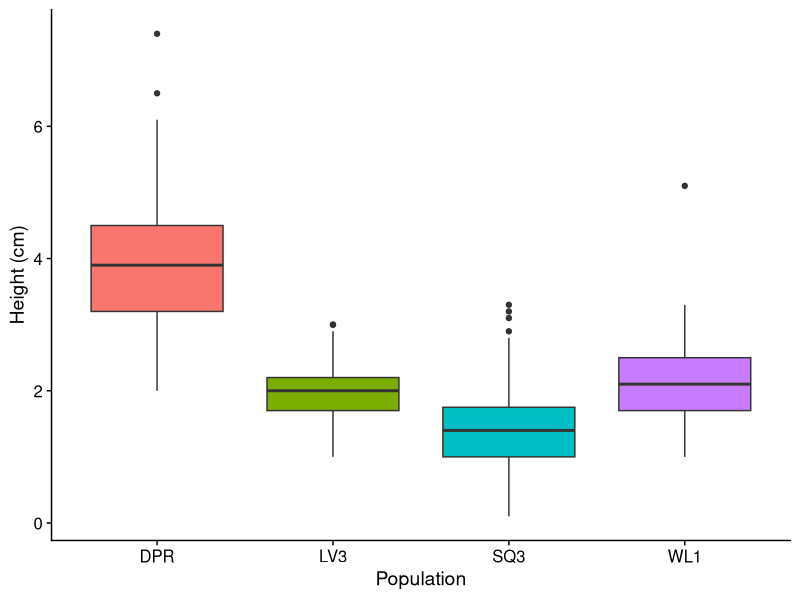
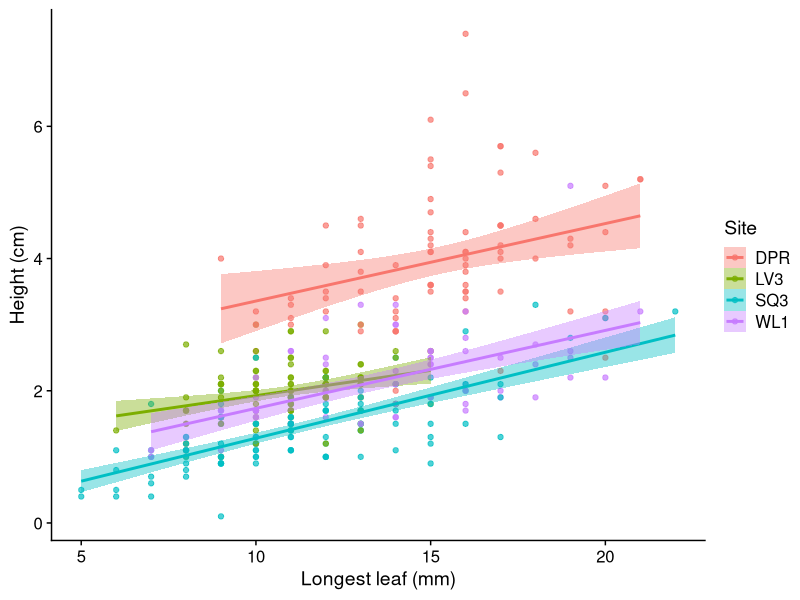
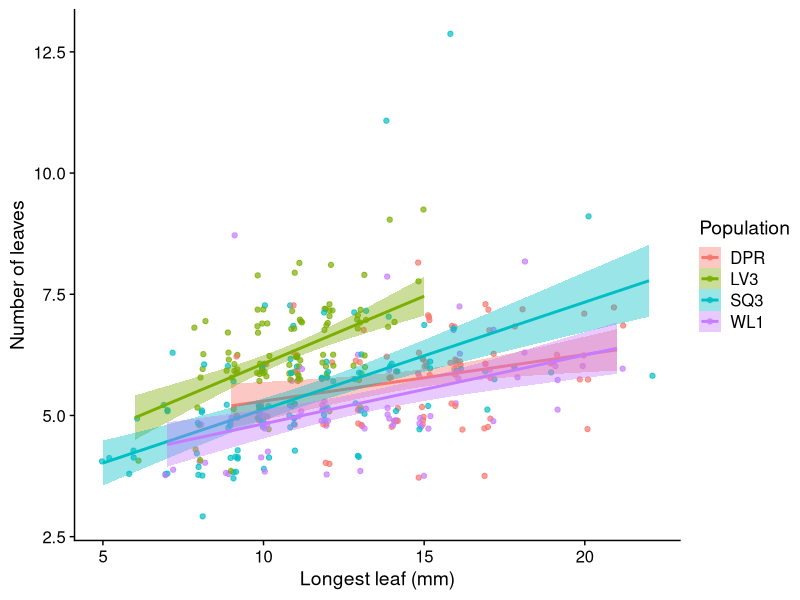
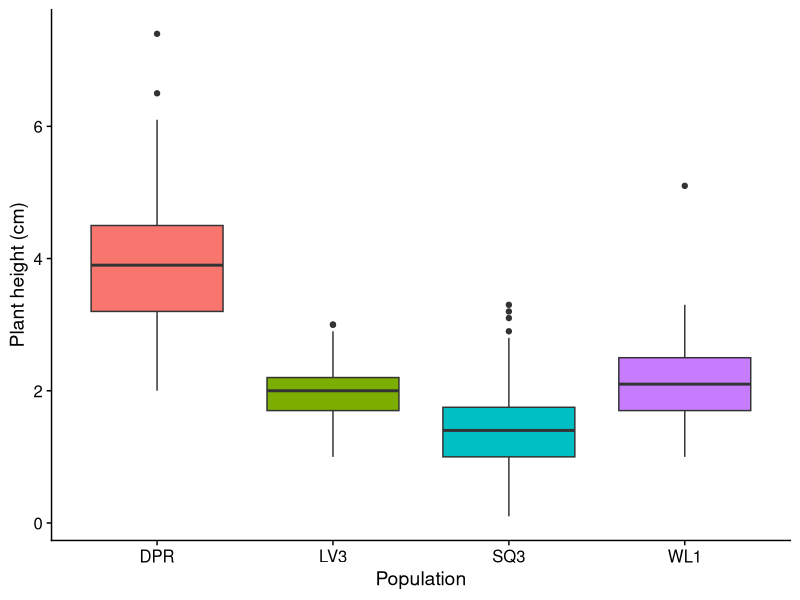
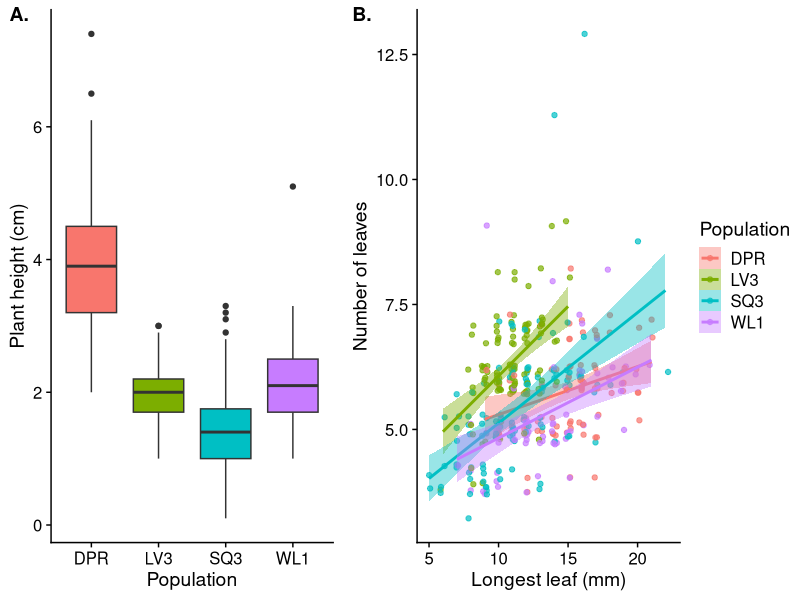
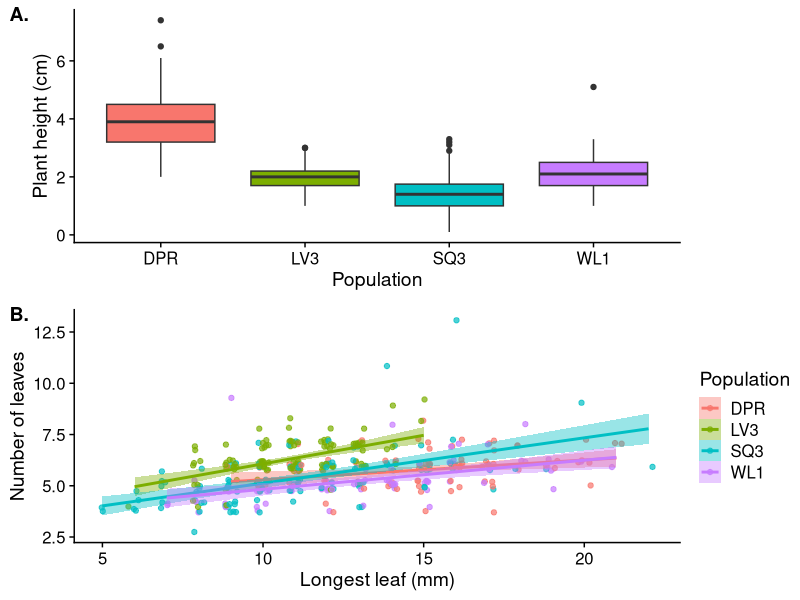
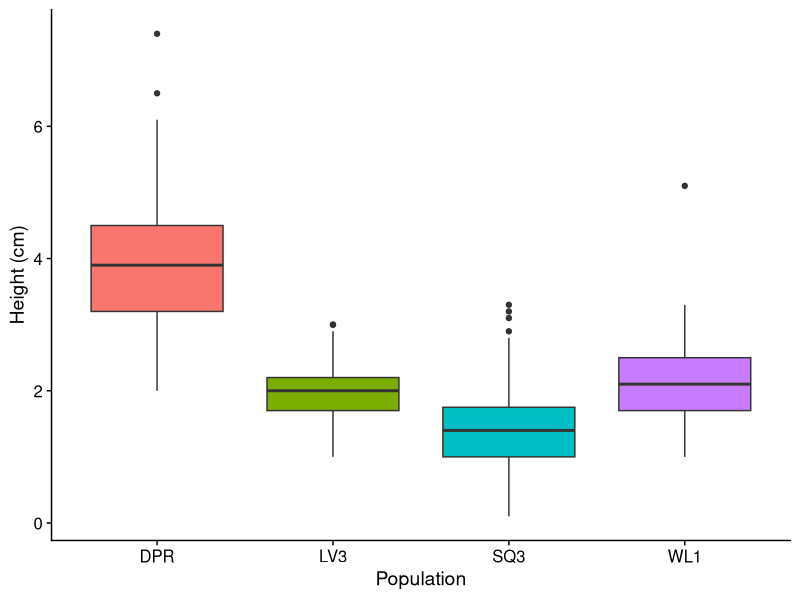
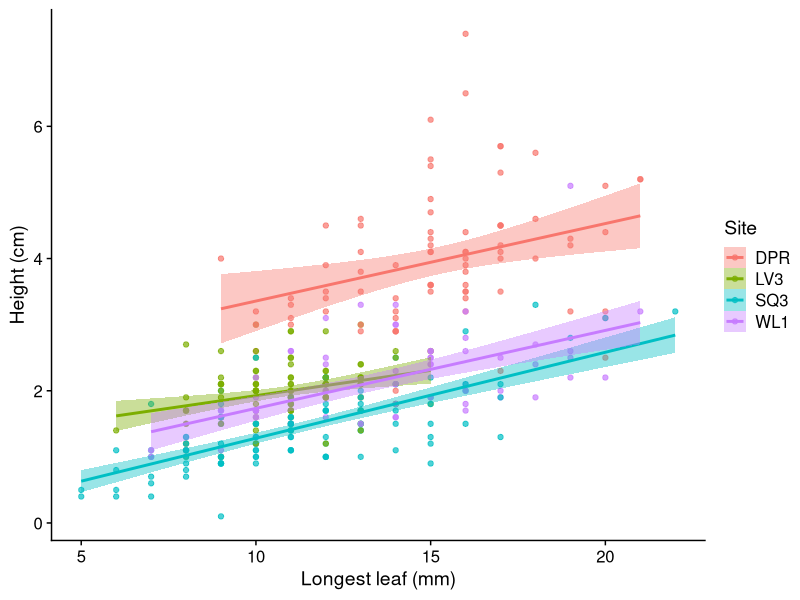

Write the R code that produced these figures, in order. (Note: this script raises an error after producing the figures.)
# Saving your plots and tables
library(tidyverse)
library(cowplot)
library(xtable)
library(broom)

theme_set(theme_cowplot())

d = read_csv("data/clean_vern.csv")

summary(d)
# I'll run some examples with the vernalization data 

# Saving dataframes ----

# How often you save dataframes is up to you, and will depend on the project. 
# I would generally save dataframes coming out of my data prep script. These might be the files I end up publishing with my paper. 
# If I need data in different formats for different analyses, there will be multiple dataframes out of that step. 
# In my opinion, it's good practice to consolidate the steps where you alter your data and save just a few master data frames, instead of, say, writing out new csvs each time you add variables or filter observations. 



# Saving plots ----
# (and making multipanel plots)

# When you're making plots, I really recommend writing the save step into your code. It saves you clicking and as you make edits to either your data or plot code it's easy to always create updated output. It also prevents having a pileup of old stuff by reusing the same file name each time.

# Make a plot of plant height by population:
ggplot(d) +
  geom_boxplot(aes(x = site, y = height_cm, fill = site)) +
  guides(fill = FALSE) +
  labs(x = "Population", y = "Height (cm)")
# I use the ggsave command, you can change the file output type, dimensions etc.
# It will either save the last plot made, or a plot object if you specify one (I'll show that below)
ggsave("plots/height_pop.pdf", height = 4, width = 4, dpi = 72)
# To get the dimensions right, I just try different values and look at the result (the saved file) until I like the ratio of the axes and the text is an appropriate size. 
# This usually results in a size that journals can work with, but if they're really picky, you can specify the size they want and adjust the text, point size, etc in the plot code.

# Make a  plot of plant height vs. length of longest leaf
ggplot(d, aes(x = longest_leaf_mm, y = height_cm, color = site, fill = site)) +
  geom_point(alpha = 0.7) +
  geom_smooth(method = "lm") +
  labs(x = "Longest leaf (mm)", y = "Height (cm)", color = "Site", fill = "Site")
# I use the ggsave command, you can change the file output type, dimensions etc.
# It will either save the last plot made, or a plot object if you specify one
ggsave("plots/height_leaf.pdf", height = 4, width = 5, dpi = 72)


# If you want to make a multipanel plot, save panels as objects
p1 = ggplot(d, aes(x = longest_leaf_mm, y = number_true_leaves, color = site, fill = site)) +
  # jitter a bit to show more points
  geom_jitter(alpha = 0.7, width = 0.2, height = 0.3) +
  geom_smooth(method = "lm") +
  labs(x = "Longest leaf (mm)", y = "Number of leaves", color = "Population", fill = "Population")
# To see a plot that you've put into an object, need to run object name
p1

p2 = ggplot(d, aes(x = site, y = height_cm, fill = site)) +
  # jitter a bit to show more points
  geom_boxplot() +
  guides(fill = FALSE) +
  labs(x = "Population", y = "Plant height (cm)", color = "Site")
p2

plot_grid(p2, p1, labels = c("A.", "B."), rel_widths = c(0.75, 1))
ggsave("plots/size_by_pop.pdf", height = 4, width = 9)

# Can also plot vertically
plot_grid(p2, p1, labels = c("A.", "B."), rel_widths = c(0.75, 1), ncol = 1, align = "v", axis = "lr")
ggsave("plots/size_by_pop_vert.pdf", height = 7, width = 5)

# cowplot has tons of handy functionality I won't describe here, but I recommend checking it out


# Saving tables ----

# You can make and arrange non-statistical tables in R, i.e., if we wanted geographic information and sample sizes:
pops = d %>% 
  group_by(site, lat, long, elev_m) %>% 
  summarize(N = n()) %>% 
  arrange(elev_m) %>% 
  rename(Population = site, Latitude = lat, Longitude = long, "Elevation (m)" = elev_m) %>% 
  ungroup() %>% 
  mutate_at(c("Latitude", "Longitude"), round, 3)
pops
write_csv(pops, "tables/pops.csv")

# That csv can be pasted into ms
# Or, if you are using latex:
# Need one custom function to avoid werid rounding
myxtable <- function(x, ...) xtable(apply(x, 2, as.character), ...)
print(myxtable(pops, type = "latex", auto = FALSE), include.rownames = FALSE)
# That output can then be copied into your ms (you could also save it as text and probably come up with a clever was to call to it directly)


# Running statistical tests and saving the output for tables is often really inefficient
# Once I've mostly figured out which analysis I'm using, I'll write a bit of code to save the table automatically, so that it's easy to paste into a manuscript.
# This makes it easier to update tables as you adjust or revise the analyses.

mod1 = lm(height_cm ~ longest_leaf_mm + stem_diam_mm, data = d)
summary(mod1)

# Depending on the model type (lm, glm, etc), need to tweak these steps a bit
# But here are simple examples
# It might seem silly to code this stuff up, but can really save time if you run the same models for multiple responses, have to run sensitivity analyses, etc.

# Simple multiple regression 
# Make an object containing the model summary
c = mod1 %>% 
  summary() %>% 
  tidy() %>% 
  # rename columns
  rename(Term = term, SE = std.error, t = statistic, P = p.value) %>% 
  # rename rows
  mutate(Term = case_when(
    Term %in% "(Intercept)" ~ "Intercept",
    Term %in% "stem_diam_mm" ~ "Stem diameter (mm)",
    Term %in% "longest_leaf_mm" ~ "Longest leaf (mm)"
  )) %>% 
  # Round to 3 significant digits
  mutate_if(is.numeric, signif, 3) %>% 
  # If P is really small, replace with <
  mutate(P = ifelse(P < 0.0001, "<0.0001", P))
c
write_csv(c, "tables/mod1.csv")
print(myxtable(c, type = "latex", auto = FALSE), include.rownames = FALSE)


